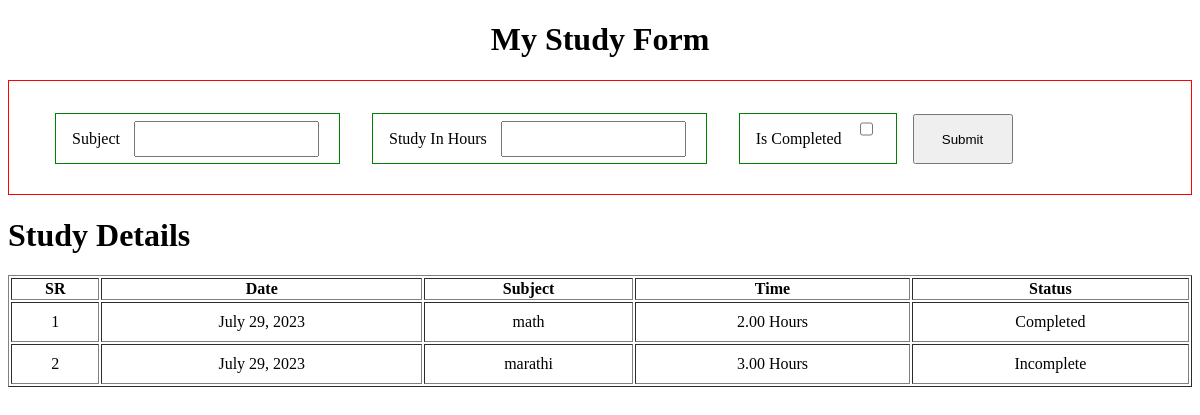
The page /opr/study/ on the database its author committed.
### opr/models.py (models this page shows)
class Study(models.Model):
     date= models.DateField(auto_now=True)
     subject = models.CharField(max_length=55,default='Unknown')
     time = models.DecimalField(max_digits=5,decimal_places=2)
     is_complete = models.BooleanField(default=True)
     def __str__(self):
          return f'{self.subject}  - {self.date}'

### opr/views.py (the view)
# urls.py: path('study/',views.my_study,name='my_study_data'),
def my_study(request):
     if request.method == "POST":
          print(request.POST)
          subject = request.POST['subject']
          time = request.POST['time']
          try:
               if request.POST['is_complete'] == "True":
                    is_completed = True
               else:
                    is_completed = False
          except:
               is_completed= False
          Study.objects.create(subject=subject,time=time,is_complete=is_completed)
          return redirect('my_study_data')
     else:
          study_details= Study.objects.all()
          print(study_details)
          return render(request,'my_study_form.html',{'study_details':study_details})

### templates/my_study_form.html (shortened to what this page needs)
<!DOCTYPE html>
<html lang="en">
<head>
</head>
<body>
     <h1 class="form_heading">My Study Form</h1>
     <form class="study_form" action="/opr/study/" method="post">
          <div>
               <label for="subject">Subject</label>
               <input type="text" name="subject" id="subject">
          </div>
          <div>
               <label for="time">Study In Hours</label>
               <input type="number" name="time" id="time">
          </div>
          <div class="checkbox">
               <label for="status">Is Completed</label>
               <input type="checkbox" name="is_complete" id="status" value="True">
          </div>
          <button type="submit">Submit</button>
     </form>
     <h1 >Study Details</h1>
     <table border="1px">
          <thead>
               <tr>
                    <th>SR</th>
                    <th>Date</th>
                    <th>Subject</th>
                    <th>Time</th>
                    <th>Status</th>
               </tr>
          </thead>
          <tbody>
               {% for detail in study_details %}
               <tr>
                    <td>{{forloop.counter}}</td>
                    <td>{{ detail.date}}</td>
                    <td>{{ detail.subject}}</td>
                    <td>{{ detail.time}} Hours</td>
                    {% if detail.is_complete %}
                    <td>Completed</td>
                    {% else %}
                    <td>Incomplete</td>
                    {% endif %}
               </tr>
               {% endfor %}
          </tbody>
     </table>
</body>
</html>

### templates/my_study_form.html (style rules this page uses)
.form_heading { text-align: center; }
.study_form { border: 1px solid red; padding: 30px; }
.study_form input { height: 30px; }
.study_form label { margin-right: 10px; }
.study_form button { width: 100px; height: 50px; }
.study_form div { border: 1px solid green; padding: 1rem; margin: 1em; display: inline; }
table { width: 100%; }
table tbody td { text-align: center; padding: 10px; }

### rows shown on the page
Study: date "July 29, 2023", subject "math", time "2.00", is_complete "Completed"
Study: date "July 29, 2023", subject "marathi", time "3.00", is_complete "Incomplete"
